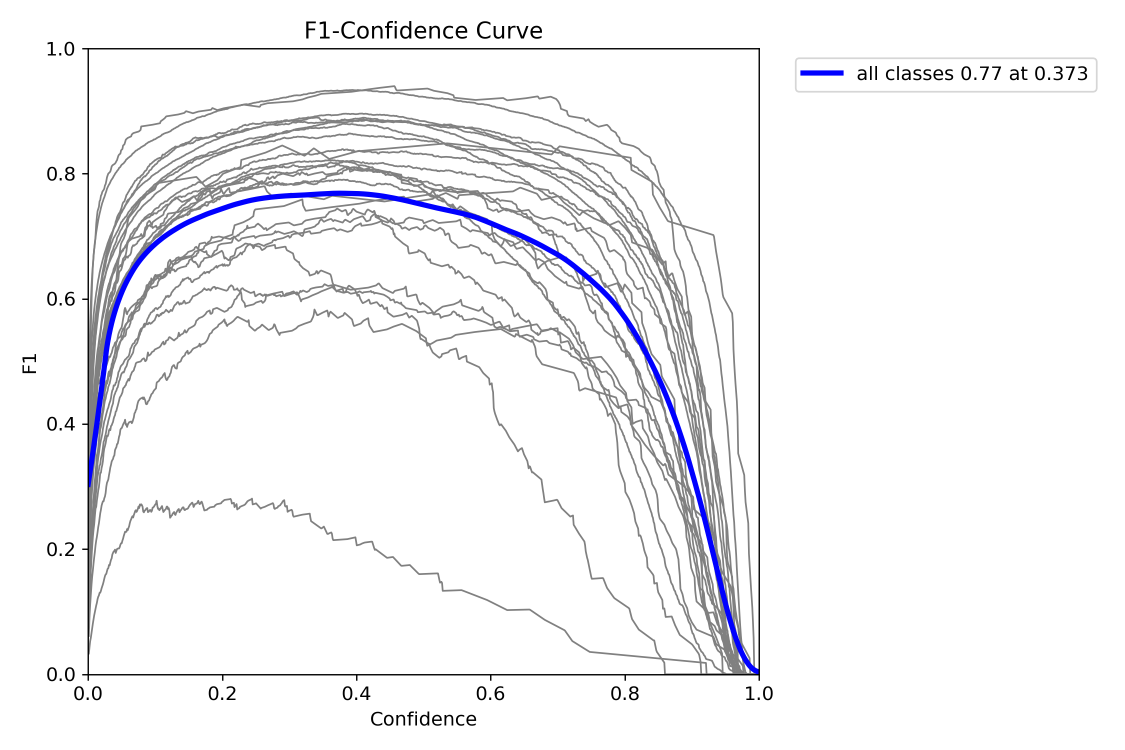
#> input picture scripts/preparation/runs/detect/train/F1_curve.png, 2250 x 1500 px (shown at 1/2 size)
$ python -i aug.py   (imports and definitions only)
#> lines starting #> are read from the running program, lines starting #| are printed output that depends on the picture; after the words box and inside, x2 and y2 are one past the last pixel; in counts of white or black regions, pixels touching at a corner belong together
import albumentations as A
import cv2
import os
import time
from collections import Counter
from concurrent.futures import ProcessPoolExecutor, as_completed
import multiprocessing
import numpy as np
import random
import math
from dataset_config import DatasetConfig

base_path = DatasetConfig.ORIGINAL_DATASET_FOLDER
output_base_path = DatasetConfig.AUGMENTED_DATASET_FOLDER
subsets = ["train", "val", "test"]

train_counts = [16002, 22611, 5034, 7077, 3939, 11721, 4182, 4761, 4471,
                512, 472, 798, 901, 852, 354, 1429, 183, 460, 321,
                388, 18964, 10370, 6307, 1548, 1786]
max_count = max(train_counts)

total_creations = []
creation_per_image = []

# [5 lines that did not run here, left out]

# [1 line that did not run here, left out]
# [1 line that did not run here, left out]

# [6 lines that did not run here, left out]


# [5 lines not run here, left out]

def inpaint_black_background(image):
    lower_black = np.array([0, 0, 0])
    upper_black = np.array([10, 10, 10])
    mask = cv2.inRange(image, lower_black, upper_black)
    if cv2.countNonZero(mask) == 0:
        return image
    return cv2.inpaint(image, mask, inpaintRadius=3, flags=cv2.INPAINT_TELEA)


# [24 lines left out: functions filter_valid_bboxes, save_image_and_label, not called in this run]

def worker(subset, image_file):
    return process_image(subset, image_file)

# [66 lines left out: function process_image, not called in this run]


# [35 lines not run here, left out]

>>> import cv2
>>> picture = cv2.imread('runs/detect/train/F1_curve.png')
#> picture is the input picture: shape (1500, 2250, 3); mean B, G, R 245.8, 244, 244
>>> result = inpaint_black_background(picture)
#> in inpaint_black_background, `mask = cv2.inRange(image, lower_black, upper_black)`:
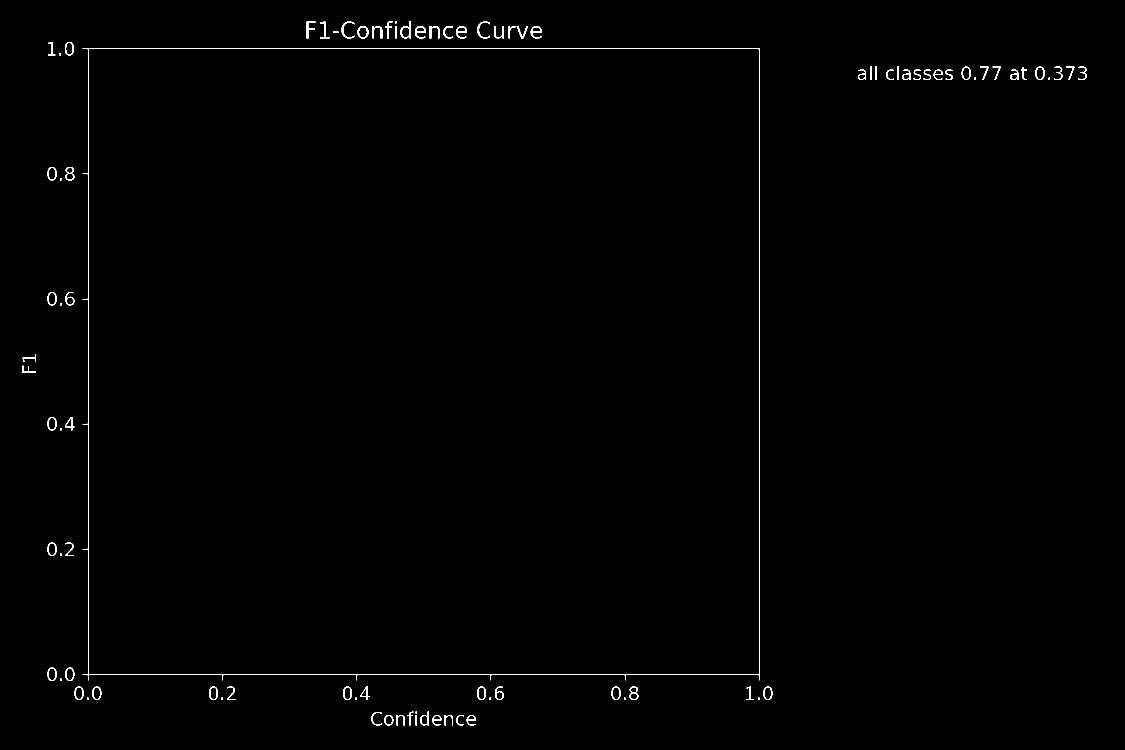
#> mask: shape (1500, 2250) (shown at 1/2 size); 0.48% white in thin lines or dots, all inside (x1, y1, x2, y2) = (45, 42, 2174, 1451)

$ run again, on scripts/preparation/runs/detect/train/confusion_matrix.png
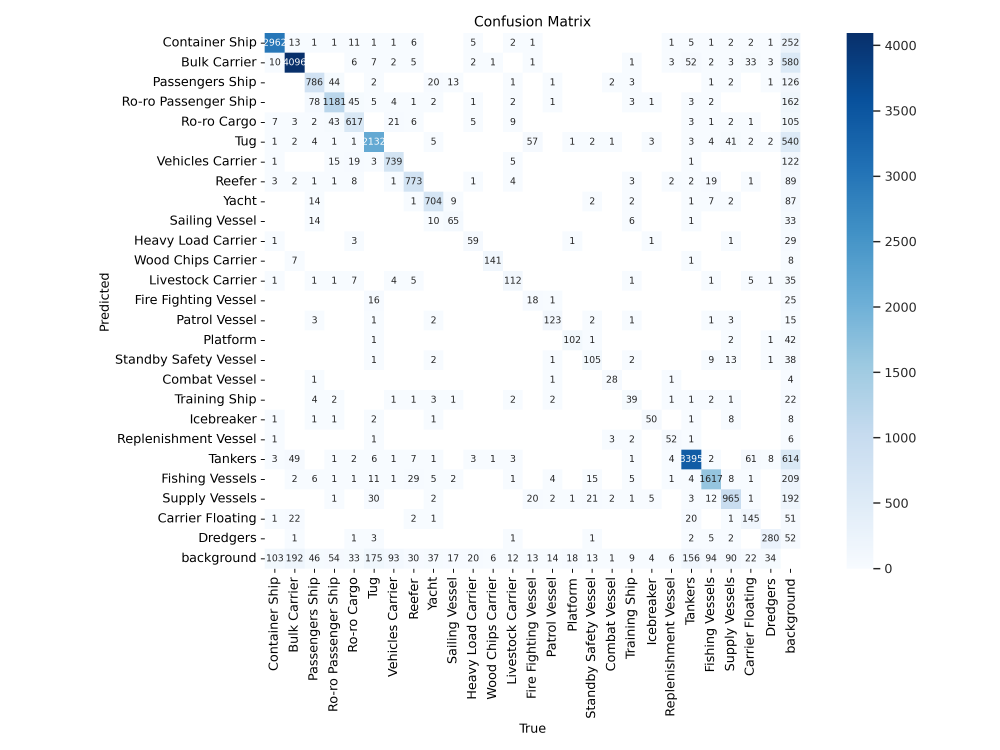
#> input picture scripts/preparation/runs/detect/train/confusion_matrix.png, 3000 x 2250 px (shown at 1/3 size)
#> picture is the input picture: shape (2250, 3000, 3); mean B, G, R 247.6, 246, 244.1
#> in inpaint_black_background, `mask = cv2.inRange(image, lower_black, upper_black)`:
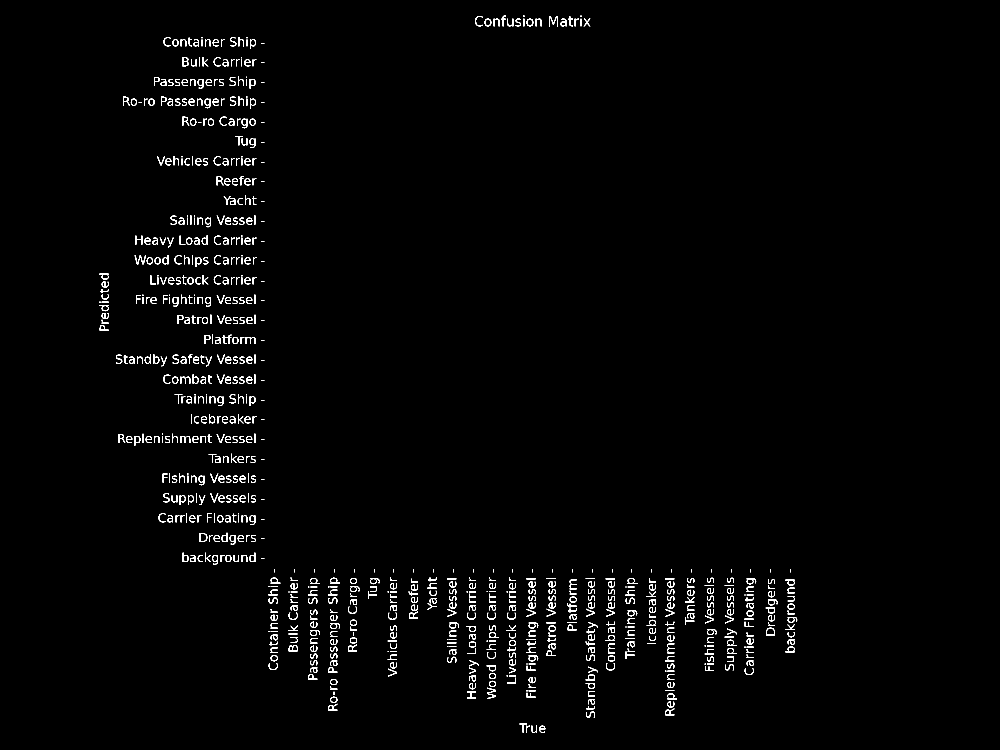
#> mask: shape (2250, 3000) (shown at 1/3 size); 1.3% white in thin lines or dots, all inside (x1, y1, x2, y2) = (298, 46, 2392, 2198)
#> in inpaint_black_background, `return cv2.inpaint(image, mask, inpaintRadius=3, flags=cv2.INPAINT_TEL..`:
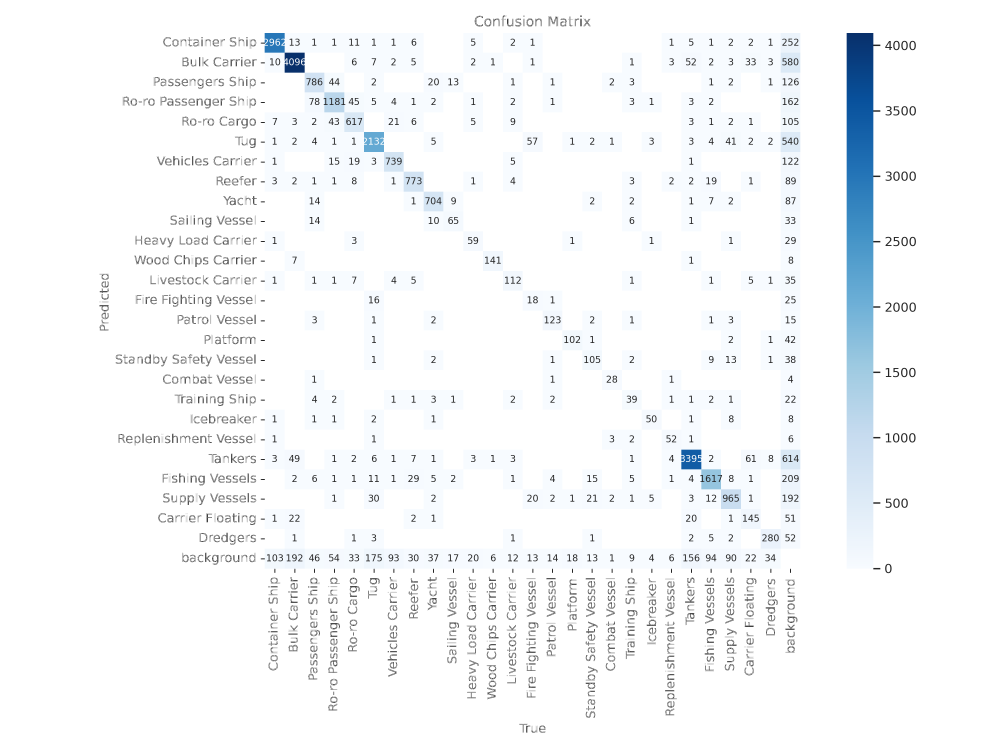
#> returned value: shape (2250, 3000, 3) (shown at 1/3 size); mean of channels 0, 1, 2 249.6, 248, 246.2; drawn as B, G, R

$ run again, on scripts/preparation/runs/detect/train/confusion_matrix_normalized.png
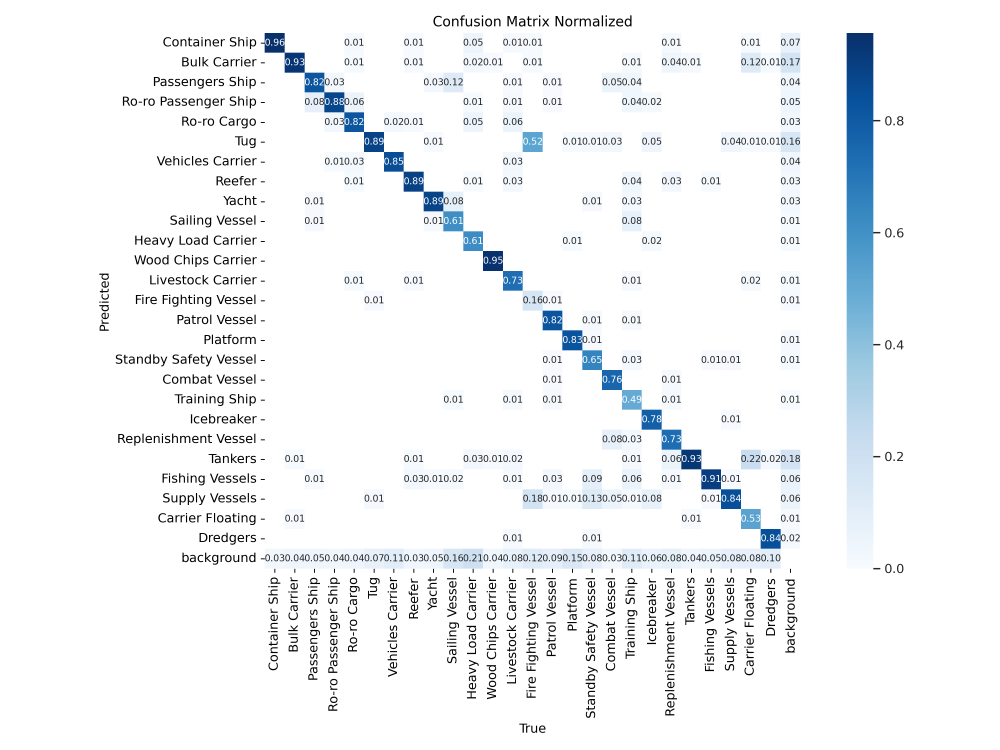
#> input picture scripts/preparation/runs/detect/train/confusion_matrix_normalized.png, 3000 x 2250 px (shown at 1/3 size)
#> picture is the input picture: shape (2250, 3000, 3); mean B, G, R 246.1, 244, 241.8
#> in inpaint_black_background, `mask = cv2.inRange(image, lower_black, upper_black)`:
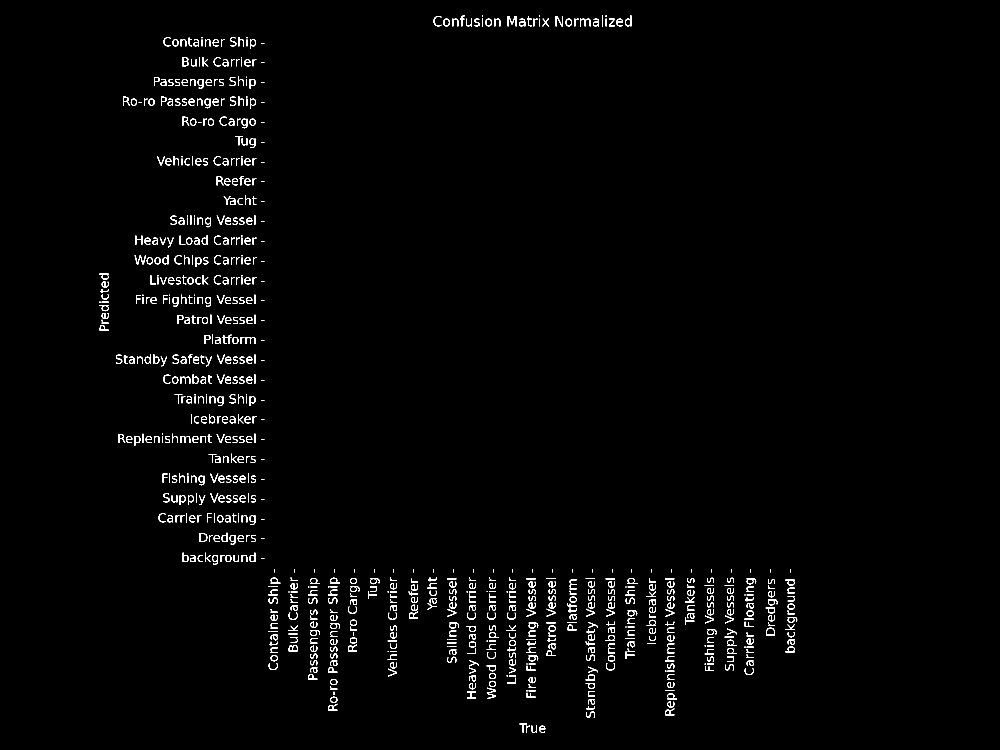
#> mask: shape (2250, 3000) (shown at 1/3 size); 1.3% white in thin lines or dots, all inside (x1, y1, x2, y2) = (298, 46, 2392, 2198)
#> in inpaint_black_background, `return cv2.inpaint(image, mask, inpaintRadius=3, flags=cv2.INPAINT_TEL..`:
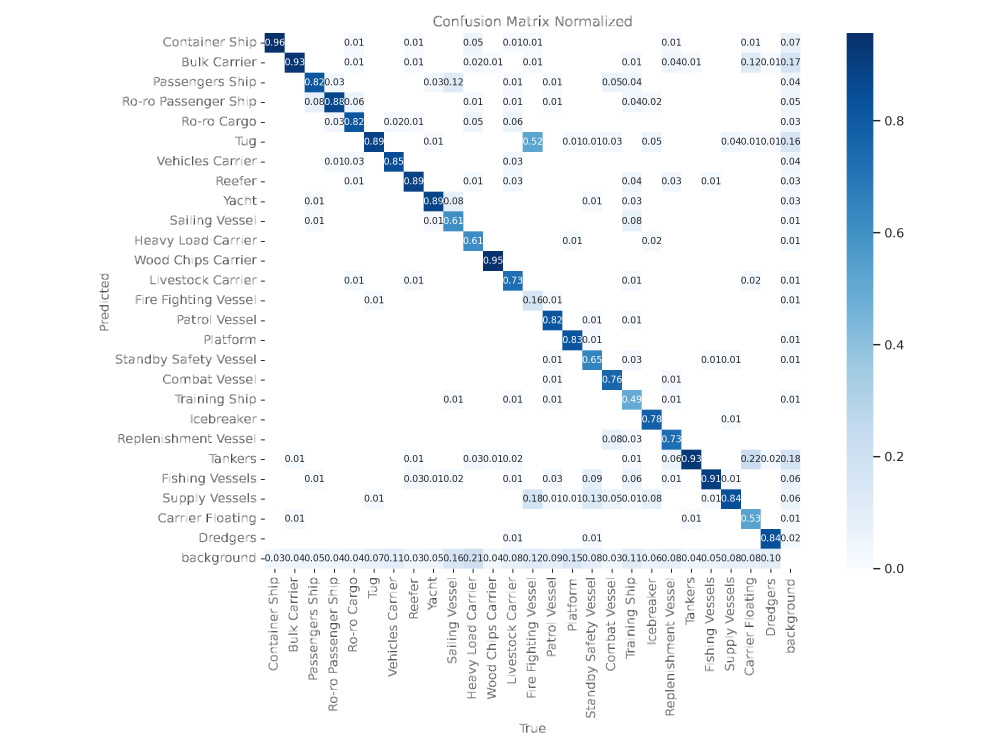
#> returned value: shape (2250, 3000, 3) (shown at 1/3 size); mean of channels 0, 1, 2 248.2, 246.1, 243.9; drawn as B, G, R
